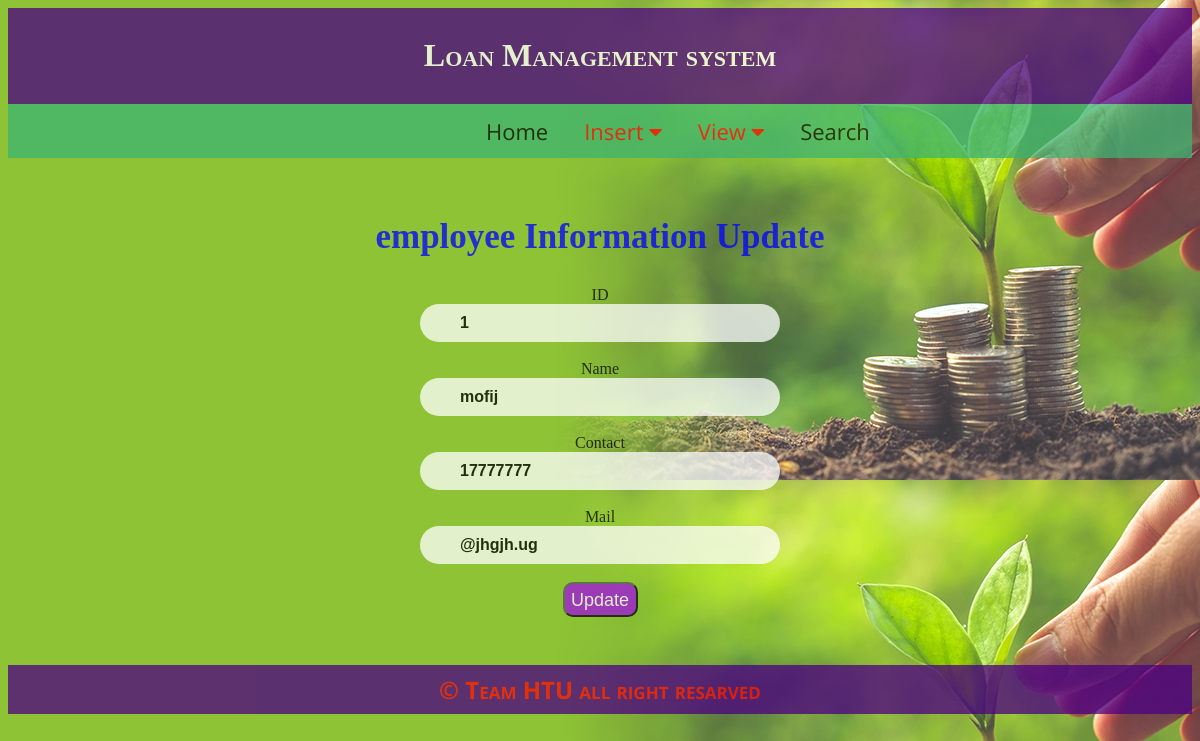
The app's page /employee_edit.php?id=1 with its own data.
### tables this page shows
CREATE TABLE `tb_employee` (
  `Emp_id` int(55) NOT NULL,
  `Acc_id` int(44) NOT NULL,
  `Emp_name` text NOT NULL,
  `Emp_contact` int(77) NOT NULL,
  `Emp_mail` varchar(99) NOT NULL
);

### employee_edit.php (the view, shortened to what this page needs)
<?php
	include 'header.php';
?>
<!DOCTYPE html>
<html>
<head>
</head>
<body>
	<div style="padding: 30px;">
	<center>
		<h2 style="font-size: 35px;">employee Information Update</h2>
		<?php
		$id = $_GET["id"];
          $servername = "localhost";
          $username = "root";
          $password = "";
          $dbname = "db_loanmanagementsystem";
          $conn = mysqli_connect($servername, $username, $password, $dbname);
          $sql = "SELECT * FROM tb_employee WHERE `Emp_id` = '$id'";
          $result = mysqli_query($conn, $sql);
          if ($result->num_rows > 0) {
          while($row = $result->fetch_assoc()) {
          ?>
			<form action="employee_edit_conn.php" method="post">
			   ID<br>
			  <input type="text" name="id" value="<?php echo $row['Emp_id']?>" readonly="">
			  <br><br>
			   Name<br>
			  <input type="text" name="name" value="<?php echo $row['Emp_name']?>">
			  <br><br>
			   Contact<br>
			  <input type="text" name="contact" value="<?php echo $row['Emp_contact']?>">
			  <br><br>
			   Mail<br>
			  <input type="text" name="mail" value="<?php echo $row['Emp_mail']?>">
			  <br><br>
			  <input type="submit"style="width: 75px;height: 35px; background: #A20FE2;color: #fff;font-size: 18px;border-radius: 10px;padding: 6px;" value="Update" name="update">
			   <br><br>
			</form>
	</center>
	<?php
}
}
          ?>
</div>
</body>
</html>
<?php include 'footer.php';?>

### header.php (style rules this page uses)
h1,h2,h3,big { font-family:Comic Sans MS; }
input[type=text] { width: 300px; font-weight: bold; box-sizing: none; border: 2px red; border-radius: 20px; font-size: 16px; background-color: ; background-position: 10px 10px; background-repeat: no-repeat; padding: 10px 20px 10px 40px; -webkit-transition: width 0.4s ease-in-out; transition: width 0.4s ease-in-out; }
body { opacity:0.75; }
h2 { color:blue; }

### records on screen
tb_employee: id "1", name "mofij", contact "17777777", mail "@jhgjh.ug"
